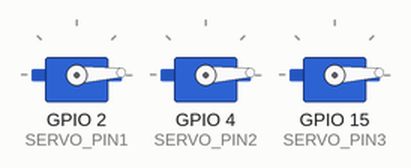
Recording of a sketch running on a simulated ESP32. Shown: 3 × servo.

Above: at 0.05 s.
At 0.45 s:
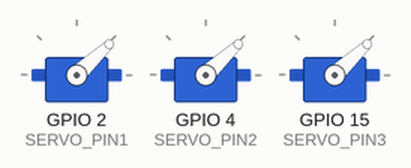
At 0.9 s:
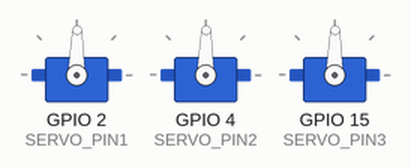
At 1.3 s:
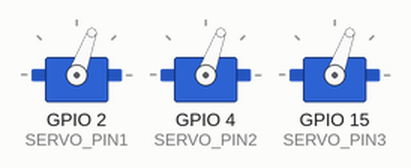
At 1.7 s:
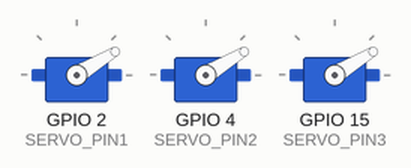
At 1.85 s:
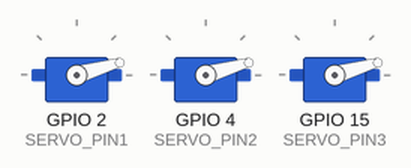
Timing chart, 0 to 4.6 s (numbered marks = the images above):
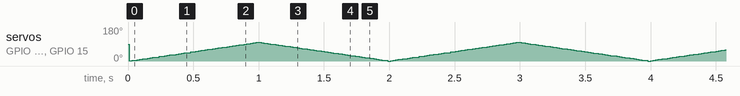

The sketch:

Practice_Servo.ino
```cpp
/*
 * This ESP32 code is created by esp32io.com
 *
 * This ESP32 code is released in the public domain
 *
 * For more detail (instruction and wiring diagram), visit https://esp32io.com/tutorials/esp32-servo-motor
 */

#include <ESP32Servo.h>
#include <BlynkSimpleEsp32.h>

#define SERVO_PIN1 2 // ESP32 pin GIOP26 connected to servo motor
#define SERVO_PIN2 4
#define SERVO_PIN3 15
Servo servoMotor1;
Servo servoMotor2;
Servo servoMotor3;
int timerIdOpenServo1,timerIdOpenServo2,timerIdOpenServo3;
int timerIdCloseServo1,timerIdCloseServo2,timerIdCloseServo3;
int pos1=0,pos2=0,pos3=0;
BlynkTimer timer;

void setup() {
  servoMotor1.attach(SERVO_PIN1);
  servoMotor2.attach(SERVO_PIN2);
  servoMotor3.attach(SERVO_PIN3);
  timerIdOpenServo1=timer.setInterval(10L,openServo1);
  timerIdOpenServo2=timer.setInterval(10L,openServo2);
  timerIdOpenServo3=timer.setInterval(10L,openServo3);
  timerIdCloseServo1=timer.setInterval(10L,closeServo1);
  timer.toggle(timerIdCloseServo1);
  timerIdCloseServo2=timer.setInterval(10L,closeServo2);
  timer.toggle(timerIdCloseServo2);
  timerIdCloseServo3=timer.setInterval(10L,closeServo3);
  timer.toggle(timerIdCloseServo3);
    // attaches the servo on ESP32 pin
}

void openServo1(){
  servoMotor1.write(pos1+1);
  pos1++;
  if(pos1==100){
    timer.toggle(timerIdOpenServo1);
    timer.toggle(timerIdCloseServo1);
  }
}
void closeServo1(){
  servoMotor1.write(pos1-1);
  pos1--;
  if(pos1==0){
    timer.toggle(timerIdOpenServo1);
    timer.toggle(timerIdCloseServo1);
  }
}
void openServo2(){
  servoMotor2.write(pos2+1);
  pos2++;
  if(pos2==100){
    timer.toggle(timerIdOpenServo2);
    timer.toggle(timerIdCloseServo2);
  }
}
void closeServo2(){
  servoMotor2.write(pos2-1);
  pos2--;
  if(pos2==0){
    timer.toggle(timerIdOpenServo2);
    timer.toggle(timerIdCloseServo2);
  }
}
void openServo3(){
  servoMotor3.write(pos3+1);
  pos3++;
  if(pos3==100){
    timer.toggle(timerIdOpenServo3);
    timer.toggle(timerIdCloseServo3);
  }
}
void closeServo3(){
  servoMotor3.write(pos3-1);
  pos3--;
  if(pos3==0){
    timer.toggle(timerIdOpenServo3);
    timer.toggle(timerIdCloseServo3);
  }
}
void loop() {
  timer.run();
  // rotates from 0 degrees to 180 degrees
//   for (int pos = 0; pos <= 100; pos += 1) {
//     // in steps of 1 degree
//     servoMotor1.write(pos);
//     delay(10); // waits 15ms to reach the position
//   }

//   // rotates from 180 degrees to 0 degrees
//   for (int pos = 100; pos >= 0; pos -= 1) {
//     servoMotor1.write(pos);
//     delay(10); // waits 15ms to reach the position
//   }

//  for (int pos = 0; pos <= 100; pos += 1) {
//     // in steps of 1 degree
//     servoMotor2.write(pos);
//     delay(10); // waits 15ms to reach the position
//   }

//   // rotates from 180 degrees to 0 degrees
//   for (int pos = 100; pos >= 0; pos -= 1) {
//     servoMotor2.write(pos);
//     delay(10); // waits 15ms to reach the position
//   }

// for (int pos = 0; pos <= 100; pos += 1) {
//     // in steps of 1 degree
//     servoMotor3.write(pos);
//     delay(10); // waits 15ms to reach the position
//   }

//   // rotates from 180 degrees to 0 degrees
//   for (int pos = 100; pos >= 0; pos -= 1) {
//     servoMotor3.write(pos);
//     delay(10); // waits 15ms to reach the position
//   }


}
```
